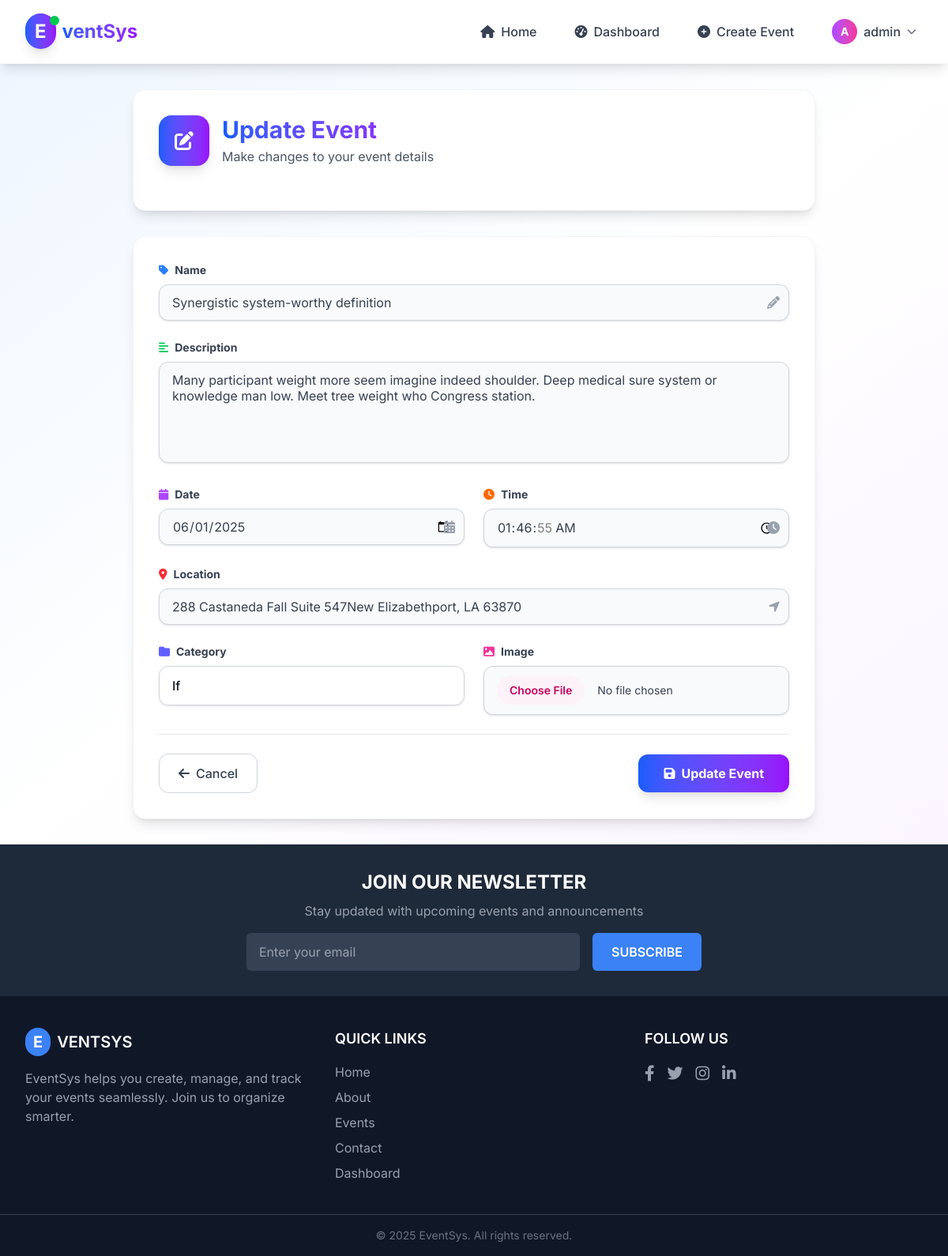
Screenshot of /events/form/update_event/1/ (signed in) with the database file from the repository.
### events/models.py (models this page shows, shortened)
class Event(models.Model):
    name = models.CharField(max_length=100)
    description = models.TextField()
    date = models.DateField()
    time = models.TimeField()
    image = models.ImageField(
        upload_to="events_img", default="default.webp", blank=True
    )
    participants = models.ManyToManyField(User, related_name="rsvp_events", blank=True)
    location = models.CharField(max_length=200)
    category = models.ForeignKey(
        Category, on_delete=models.CASCADE, related_name="events"
    )
    created_by = models.ForeignKey(
        User,
        on_delete=models.CASCADE,
        related_name="created_events",
        null=True,
        blank=True,
    )

### events/views.py (the view)
# urls.py: path("form/update_event/<int:event_id>/", update_event, name="update_event"),
@login_required
@user_passes_test(lambda u: is_admin(u) or is_organizer(u))
def update_event(request, event_id):
    try:
        event = Event.objects.get(id=event_id)
        if not is_admin(request.user) and event.created_by != request.user:
            messages.error(request, "You don't have permission to edit this event.")
            return redirect("event")
    except Event.DoesNotExist:
        messages.error(request, "Event not found.")
        return redirect("event")
    if request.method == "POST":
        form = EventForm(request.POST, request.FILES, instance=event)
        if form.is_valid():
            updated_event = form.save()
            messages.success(
                request, f"Event '{updated_event.name}' has been updated successfully!"
            )
            return redirect("event")
        else:
            messages.error(request, "Please correct the errors below.")
    else:
        form = EventForm(instance=event)
    return render(request, "form/EventsForm.html", {"form": form, "is_update": True})

### events/forms.py (shortened to what this page needs)
class EventForm(TailwindMixin, forms.ModelForm):
    class Meta:
        model = Event
        fields = [
            "name",
            "description",
            "date",
            "time",
            "location",
            "category",
            "image",
        ]
        widgets = {
            "date": forms.DateInput(attrs={"type": "date"}),
            "time": forms.TimeInput(attrs={"type": "time"}),
            "image": forms.FileInput(
                attrs={
                    "accept": "image/*",
                    "class": "block w-full text-sm text-gray-500 file:mr-4 file:py-2 file:px-4 file:rounded-full file:border-0 file:text-sm file:font-semibold file:bg-blue-50 file:text-blue-700 hover:file:bg-blue-100",
                }
            ),
        }
        help_texts = {
            "image": "Upload an image for your event. Images will be automatically optimized to WebP format for better performance.",
        }

### events/models.py (called while the page is built)
    def __str__(self):
        return self.name

### events/utils.py (called while the page is built)
def is_admin(user):
    return user.groups.filter(name="Admin").exists()

### events/templates/form/EventsForm.html (shortened to what this page needs)
{% extends "base.html" %}
{% load widget_tweaks %}
{% block theme %}
    {% include "shared/header.html" %}
    <div class="min-h-screen bg-gradient-to-br from-blue-50 via-white to-purple-50 py-8">
        <div class="max-w-4xl mx-auto px-4">
            <div class="bg-white rounded-2xl shadow-lg border border-gray-100 p-8 mb-8">
                <div class="flex items-center gap-4 mb-6">
                    <div class="bg-gradient-to-r from-blue-600 to-purple-600 w-16 h-16 rounded-2xl flex items-center justify-center text-white shadow-lg">
                        <i class="fas fa-{% if is_update %}edit{% else %}plus{% endif %} text-2xl"></i>
                    </div>
                    <div>
                        <h1 class="text-3xl font-bold bg-gradient-to-r from-blue-600 to-purple-600 bg-clip-text text-transparent">
                        </h1>
                        <p class="text-gray-600 mt-1">
                            {% if is_update %}
                                Make changes to your event details
                            {% else %}
                                Fill in the details to create an amazing event
                            {% endif %}
                        </p>
                    </div>
                </div>
            </div>
            <div class="bg-white rounded-2xl shadow-lg border border-gray-100 p-8">
                <form method="post" enctype="multipart/form-data" class="space-y-6">
                    <div class="space-y-2">
                        <label for="{{ form.name.id_for_label }}"
                               class="block text-sm font-bold text-gray-700 mb-2">
                            <i class="fas fa-tag text-blue-500 mr-2"></i>{{ form.name.label }}
                        </label>
                        <div class="relative">
                            {{ form.name|add_class:"w-full px-4 py-3 border border-gray-300 rounded-xl focus:ring-2 focus:ring-blue-500 focus:border-transparent transition-all duration-200 bg-gray-50 focus:bg-white" }}
                            <div class="absolute inset-y-0 right-0 flex items-center pr-3 pointer-events-none">
                            </div>
                        </div>
                    </div>
                    <div class="space-y-2">
                        <label for="{{ form.description.id_for_label }}"
                               class="block text-sm font-bold text-gray-700 mb-2">
                            <i class="fas fa-align-left text-green-500 mr-2"></i>{{ form.description.label }}
                        </label>
                        {{ form.description|add_class:"w-full px-4 py-3 border border-gray-300 rounded-xl focus:ring-2 focus:ring-green-500 focus:border-transparent transition-all duration-200 bg-gray-50 focus:bg-white h-32 resize-none" }}
                    </div>
                    <div class="grid grid-cols-1 md:grid-cols-2 gap-6">
                        <div class="space-y-2">
                            <label for="{{ form.date.id_for_label }}"
                                   class="block text-sm font-bold text-gray-700 mb-2">
                                <i class="fas fa-calendar text-purple-500 mr-2"></i>{{ form.date.label }}
                            </label>
                            <div class="relative">
                                {{ form.date|add_class:"w-full px-4 py-3 border border-gray-300 rounded-xl focus:ring-2 focus:ring-purple-500 focus:border-transparent transition-all duration-200 bg-gray-50 focus:bg-white" }}
                                <div class="absolute inset-y-0 right-0 flex items-center pr-3 pointer-events-none">
                                </div>
                            </div>
                        </div>
                        <div class="space-y-2">
                            <label for="{{ form.time.id_for_label }}"
                                   class="block text-sm font-bold text-gray-700 mb-2">
                                <i class="fas fa-clock text-orange-500 mr-2"></i>{{ form.time.label }}
                            </label>
                            <div class="relative">
                                {{ form.time|add_class:"w-full px-4 py-3 border border-gray-300 rounded-xl focus:ring-2 focus:ring-orange-500 focus:border-transparent transition-all duration-200 bg-gray-50 focus:bg-white" }}
                                <div class="absolute inset-y-0 right-0 flex items-center pr-3 pointer-events-none">
                                </div>
                            </div>
                        </div>
                    </div>
                    <div class="space-y-2">
                        <label for="{{ form.location.id_for_label }}"
                               class="block text-sm font-bold text-gray-700 mb-2">
                            <i class="fas fa-map-marker-alt text-red-500 mr-2"></i>{{ form.location.label }}
                        </label>
                        <div class="relative">
                            {{ form.location|add_class:"w-full px-4 py-3 border border-gray-300 rounded-xl focus:ring-2 focus:ring-red-500 focus:border-transparent transition-all duration-200 bg-gray-50 focus:bg-white" }}
                            <div class="absolute inset-y-0 right-0 flex items-center pr-3 pointer-events-none">
                            </div>
                        </div>
                    </div>
                    <div class="grid grid-cols-1 md:grid-cols-2 gap-6">
                        <div class="space-y-2">
                            <label for="{{ form.category.id_for_label }}"
                                   class="block text-sm font-bold text-gray-700 mb-2">
                                <i class="fas fa-folder text-indigo-500 mr-2"></i>{{ form.category.label }}
                            </label>
                            {{ form.category|add_class:"w-full px-4 py-3 border border-gray-300 rounded-xl focus:ring-2 focus:ring-indigo-500 focus:border-transparent transition-all duration-200 bg-gray-50 focus:bg-white" }}
                        </div>
                        {% if form.image %}
                            <div class="space-y-2">
                                <label for="{{ form.image.id_for_label }}"
                                       class="block text-sm font-bold text-gray-700 mb-2">
                                    <i class="fas fa-image text-pink-500 mr-2"></i>{{ form.image.label }}
                                </label>
                                {{ form.image|add_class:"w-full px-4 py-3 border border-gray-300 rounded-xl focus:ring-2 focus:ring-pink-500 focus:border-transparent transition-all duration-200 bg-gray-50 focus:bg-white file:mr-4 file:py-2 file:px-4 file:rounded-full file:border-0 file:text-sm file:font-semibold file:bg-pink-50 file:text-pink-700 hover:file:bg-pink-100" }}
                            </div>
                        {% endif %}
                    </div>
                    <div class="flex items-center justify-between pt-6 border-t border-gray-200">
                        <a href="{% url 'dashboard' %}"
                           class="inline-flex items-center px-6 py-3 border border-gray-300 text-gray-700 bg-white rounded-xl hover:bg-gray-50 font-medium transition-all duration-200">
                            <i class="fas fa-arrow-left mr-2"></i>
                            Cancel
                        </a>
                        <button type="submit"
                                class="inline-flex items-center px-8 py-3 bg-gradient-to-r from-blue-600 to-purple-600 hover:from-blue-700 hover:to-purple-700 text-white font-bold rounded-xl transition-all duration-200 transform hover:scale-105 shadow-lg hover:shadow-xl">
                            <i class="fas fa-{% if is_update %}save{% else %}plus{% endif %} mr-2"></i>
                            {% if is_update %}
                                Update Event
                            {% else %}
                                Create Event
                            {% endif %}
                        </button>
                    </div>
                </form>
            </div>
        </div>
    </div>
    {% include "shared/footer.html" %}
{% endblock theme %}

### events/templates/shared/header.html (shortened to what this page needs)
<section class="shadow-lg border-b border-gray-100 sticky top-0 z-50 backdrop-blur-md bg-white/95">
    <header class="e-container">
        <nav class="flex items-center justify-between h-[80px]">
            <a href="{% url 'home' %}" class="flex items-center gap-2 group">
                <div class="relative">
                    <span class="rounded-full text-2xl font-bold text-white px-3 py-2 bg-gradient-to-r from-blue-600 to-purple-600 shadow-lg group-hover:scale-110 transition-transform duration-200">E</span>
                    <div class="absolute -top-1 -right-1 w-3 h-3 bg-green-500 rounded-full animate-pulse"></div>
                </div>
                <span class="text-2xl font-bold select-none bg-gradient-to-r from-blue-600 to-purple-600 bg-clip-text text-transparent">ventSys</span>
            </a>
            <ul id="nav-menu"
                class="max-h-0 opacity-0 overflow-hidden transition-all duration-300 ease-in-out md:flex md:opacity-100 md:max-h-fit md:overflow-visible space-y-4 md:space-y-0 items-center gap-8 absolute md:static bg-white md:bg-transparent left-0 top-[80px] w-full md:w-auto px-6 py-6 md:p-0 z-50 shadow-lg md:shadow-none border-t md:border-t-0">
                <li>
                    <a href="{% url 'home' %}"
                       class="text-gray-700 hover:text-blue-600 font-medium transition-colors duration-200 flex items-center gap-2 p-2 rounded-lg hover:bg-blue-50">
                        <i class="fas fa-home"></i>
                        <span>Home</span>
                    </a>
                </li>
                {% if request.user.is_authenticated %}
                    <li>
                        <a href="{% url 'dashboard' %}"
                           class="text-gray-700 hover:text-blue-600 font-medium transition-colors duration-200 flex items-center gap-2 p-2 rounded-lg hover:bg-blue-50">
                            <i class="fas fa-tachometer-alt"></i>
                            <span>Dashboard</span>
                        </a>
                    </li>
                    {% for group in request.user.groups.all %}
                        {% if group.name == "Admin" or group.name == "Organizer" %}
                            <li>
                                <a href="{% url 'create_event' %}"
                                   class="text-gray-700 hover:text-green-600 font-medium transition-colors duration-200 flex items-center gap-2 p-2 rounded-lg hover:bg-green-50">
                                    <i class="fas fa-plus-circle"></i>
                                    <span>Create Event</span>
                                </a>
                            </li>
                        {% endif %}
                    {% endfor %}
                    <li class="relative group">
                        <button class="flex items-center gap-2 p-2 rounded-lg hover:bg-gray-50 transition-colors">
                            <div class="w-8 h-8 bg-gradient-to-r from-purple-500 to-pink-500 rounded-full flex items-center justify-center text-white font-bold text-sm">
                                {{ request.user.first_name|first|default:request.user.username|first|upper }}
                            </div>
                            <span class="font-medium text-gray-700">{{ request.user.first_name|default:request.user.username }}</span>
                            <i class="fas fa-chevron-down text-xs text-gray-500 group-hover:rotate-180 transition-transform"></i>
                        </button>
                    </li>
                {% endif %}
            </ul>
        </nav>
    </header>
</section>

### theme/templates/base.html (style rules this page uses)
body { font-family: "Inter", sans-serif; }

### rows the page displays
Event: name "Synergistic system-worthy definition", description "Many participant weight more seem imagine indeed shoulder. Deep medical sure system or knowledge man low. Meet tree weight who Congress station.", date "06/01/2025", time "01:46:55", location "288 Castaneda Fall Suite 547New Elizabethport, LA 63870", category "If"

### other values shown
{{ request.user.first_name|default:request.user.username }} "admin"
